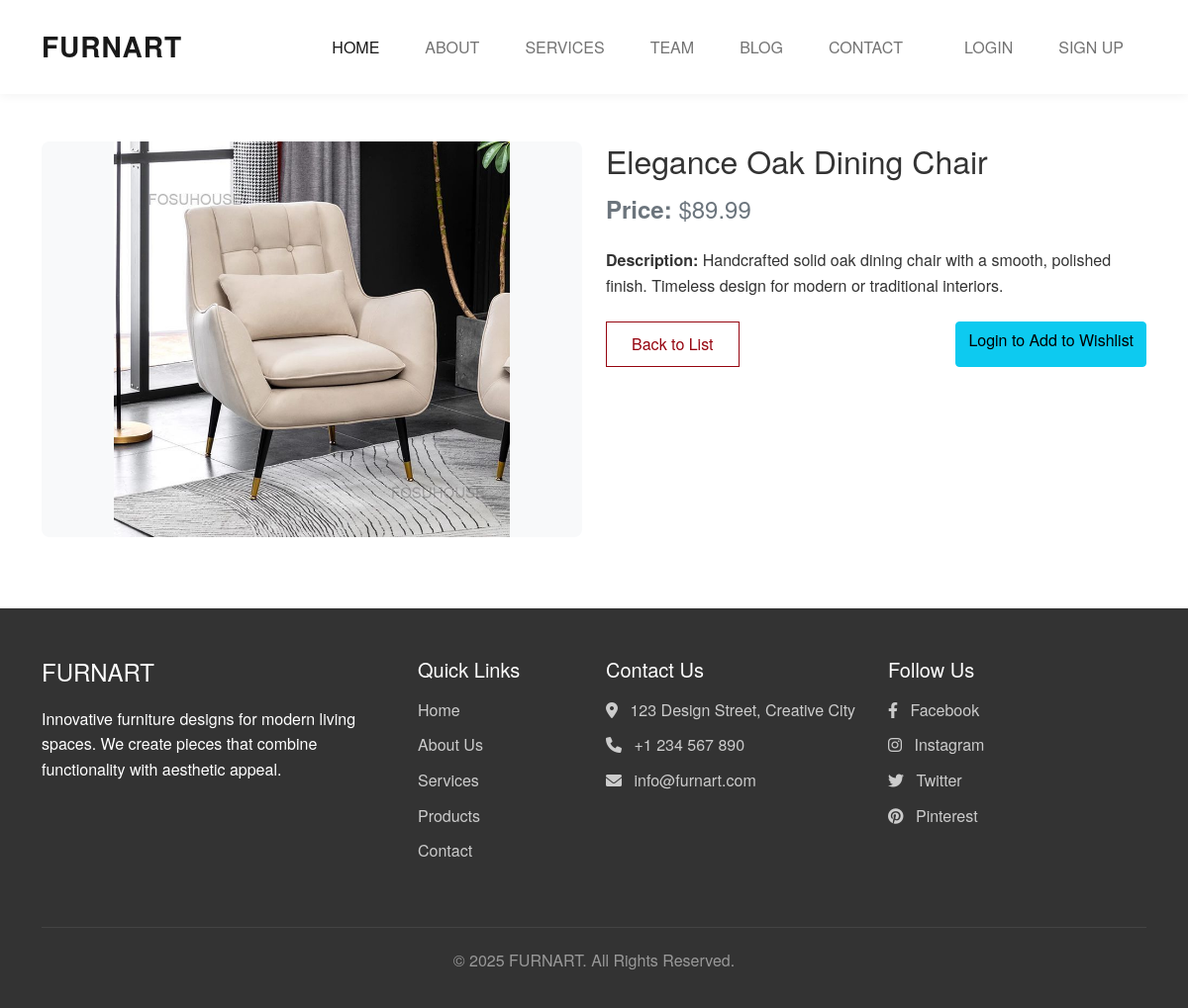
The app's page /products/8/ with its own data.
### ecommerce/models.py (models this page shows, shortened)
class Product(models.Model):
    name=models.CharField(max_length=200)
    price=models.DecimalField(max_digits=10,decimal_places=2)
    description=models.TextField()
    image=models.ImageField(upload_to=product_image_path,null=True,blank=True)
    category=models.ForeignKey(Category,on_delete=models.CASCADE)
    created_by=models.ForeignKey(User,on_delete=models.SET_NULL,null=True,related_name='products_created')
    created_at=models.DateTimeField(auto_now_add=True)
    updated_at=models.DateTimeField(auto_now=True)

### ecommerce/views.py (the view)
# urls.py: path('products/<int:pk>/', views.ProductDetailView.as_view(), name='product_detail'),
class ProductDetailView(DetailView):
    model = Product
    template_name = 'ecommerce/product_detail.html'
    context_object_name = 'product'

### templates/ecommerce/product_detail.html (shortened to what this page needs)
{% extends 'ecommerce/base.html' %}
{% block content %}
<div class="container py-5">
    <div class="row">
        <div class="col-md-6">
            <div class="product-image-container mb-4">
                {% if product.image %}
                    <img src="{{ product.image.url }}" alt="{{ product.name }}" class="img-fluid product-detail-image">
                {% else %}
                    <img src="https://via.placeholder.com/600" alt="No image available" class="img-fluid product-detail-image">
                {% endif %}
            </div>
        </div>
        <div class="col-md-6">
            <h2 class="mb-3">{{ product.name }}</h2>
            <p class="h4 text-muted mb-4"><strong>Price:</strong> ${{ product.price }}</p>
            <p class="mb-4"><strong>Description:</strong> {{ product.description }}</p>
            <div class="d-flex justify-content-between mt-4">
                <a href="{% url 'product_list' %}" class="btn btn-secondary">Back to List</a>
                {% if user.is_authenticated %}
                    <form method="post" action="{% url 'add_to_wishlist' product.id %}">
                        {% csrf_token %}
                        <button type="submit" class="btn btn-success">
                            {% if product in user.wishlist_items.all %}
                                Remove from Wishlist
                            {% else %}
                                Add to Wishlist
                            {% endif %}
                        </button>
                    </form>
                {% else %}
                    <a href="{% url 'login' %}?next={{ request.path }}" class="btn btn-info">Login to Add to Wishlist</a>
                {% endif %}
            </div>
        </div>
    </div>
</div>
{% endblock %}

### templates/ecommerce/base.html (style rules this page uses)
:root { --primary-color: #333; --secondary-color: #666; --accent-color: #960510; --light-color: #f8f9fa; }
body { font-family: 'Helvetica Neue', Arial, sans-serif; color: var(--primary-color); line-height: 1.6; overflow-x: hidden; }
.btn-secondary { border: 1px solid var(--accent-color); color: var(--accent-color); background: transparent; padding: 10px 25px; border-radius: 0; }

### templates/ecommerce/product_detail.html (style rules this page uses)
.product-image-container { height: 400px; overflow: hidden; display: flex; align-items: center; justify-content: center; background-color: #f8f9fa; border-radius: 8px; }
.product-detail-image { max-height: 100%; width: auto; max-width: 100%; object-fit: contain; }

### records on screen
Product: image (picture), name "Elegance Oak Dining Chair", price "89.99", description "Handcrafted solid oak dining chair with a smooth, polished finish. Timeless design for modern or traditional interiors."
